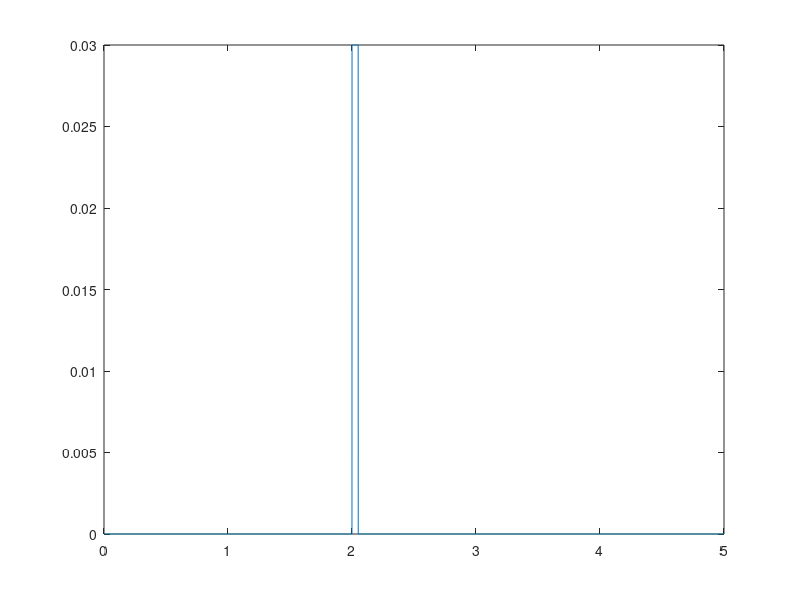

The MATLAB script that drew this image: (Note: this script raises an error after producing the figure.)
%SYDE 351 Final Projct 
%Group 27
%Task 4a

%Assumptions: 
%   1) The floor signal starts flat for 2m
%   2) Each wheel recieves the signal 
%   3) The signal will represent the vertical displacement of the wheel 
%   4) The wheel is assumed to be rigid 

clear;
clc; 

%floor dimensions given in m
threshold_width = 0.05;
threshold_height = 0.03;
floor_length = 5;
start_distance = 2;

%generate number of points in the graph 
x = linspace(0, floor_length, 10000);
y = zeros(size(x));

%generate graph 
for i = 1:size(y, 2)
    if ((start_distance <= x(i)) && (x(i) <= start_distance + threshold_width))
        y(i) = threshold_height;
    else
        y(i) = 0;    
    end
end

%plot the graph
plot(x, y);

%test the vertical displacment in the vibration simulation 
t = x;
[t_simulation, y_simulation, d_simulation, x_simulation, result] = run_vibration_simulation(t, y);

%check if the drink spills
disp(result);
